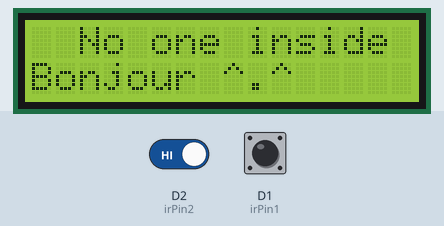
Simulated run of this sketch. Board: ESP8266 (NodeMCU). Shown: 16×2 character LCD. The test bench sets the inputs (shaded band); at power-on: D2 (irPin2) HIGH, D1 (irPin1) HIGH. What the sketch prints to the serial monitor is not drawn.

Above: at 1.2 s.
1.3 s: D2 (irPin2) driven LOW and D1 (irPin1) driven LOW
At 3.1 s:
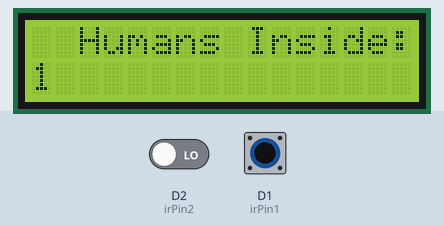
3.6 s: D1 (irPin1) pulsed HIGH 5 times (0.12 s each, 0.3 s apart)
At 5.1 s:
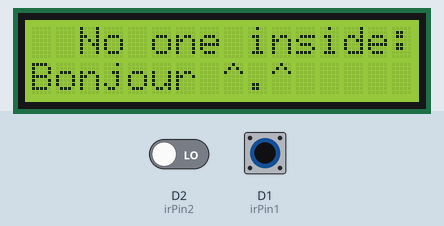
Timing chart, 0 to 6.6 s (numbered marks = the images above; inputs shaded):
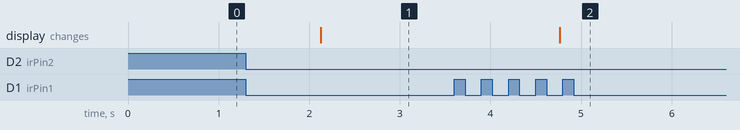

Measured:
- after the input at 1.3 s, the display: changes after 0.83 s (image 1)
- after the input at 3.6 s, the display: changes after 1.2 s (image 2)

The sketch:

test_cuounting.ino
```cpp
#include <Wire.h>
#include <LiquidCrystal_I2C.h>

int irPin1 = D1;
int irPin2 = D2;
int count = 0;
boolean state1 = true;
boolean state2 = true;
boolean insideState = false;
boolean outsideIr = false;
boolean isPeopleExiting = false;
int i = 1;

/*phần LCD*/
LiquidCrystal_I2C lcd (0x27, 16, 2); //phần mặc định cho lcd

void Nobody()
{
  lcd.setCursor(2,0);
  lcd.print("No one inside");
  lcd.setCursor(0,1);
  lcd.print("Bonjour ^.^");
}

void Human()
{

  lcd.clear();
  lcd.setCursor(2,0);
  lcd.print("Humans Inside: ");
  lcd.setCursor(0,1);
  lcd.print(count);
}
void setup() {
  Serial.begin(9600);
  pinMode(irPin1, INPUT);
  pinMode(irPin2, INPUT);

  /*LCD*/
  Wire.begin(D5, D6); //SDA, SCL
  lcd.clear();
  lcd.init();
  lcd.backlight();
}


void Counting()
{
    if (!digitalRead(irPin1) && i==1 && state1){
     outsideIr=true;
     delay(400);
     i++;
     state1 = false;
  }

   if (!digitalRead(irPin2) && i==2 &&   state2){
     Serial.println("Entering into room");
     outsideIr=true;
     delay(400);
     i = 1 ;
     count++;
     Human();
     Serial.print("No of persons inside the room: ");
     Serial.println(count);
     state2 = false;
  }

   if (!digitalRead(irPin2) && i==1 && state2 ){
     outsideIr=true;
     delay(400);
     i = 2 ;
     state2 = false;
  }

  if (!digitalRead(irPin1) && i==2 && state1 ){
     Serial.println("Exiting from room");
     outsideIr=true;
     delay(400);
     count--;
     if(count <= 0)
      count = 0;
     Human();
     Serial.print("No of persons inside the room: ");
     Serial.println(count);
     i = 1;
     state1 = false;
  }

    if (digitalRead(irPin1)){
     state1 = true;
    }

     if (digitalRead(irPin2)){
     state2 = true;
    }
  if(count == 0)
  {
    Nobody();
  }

}
void loop() {

  Counting();
  //delay(1000);
  //lcd.noDisplay();
  //delay(500);

}
```
